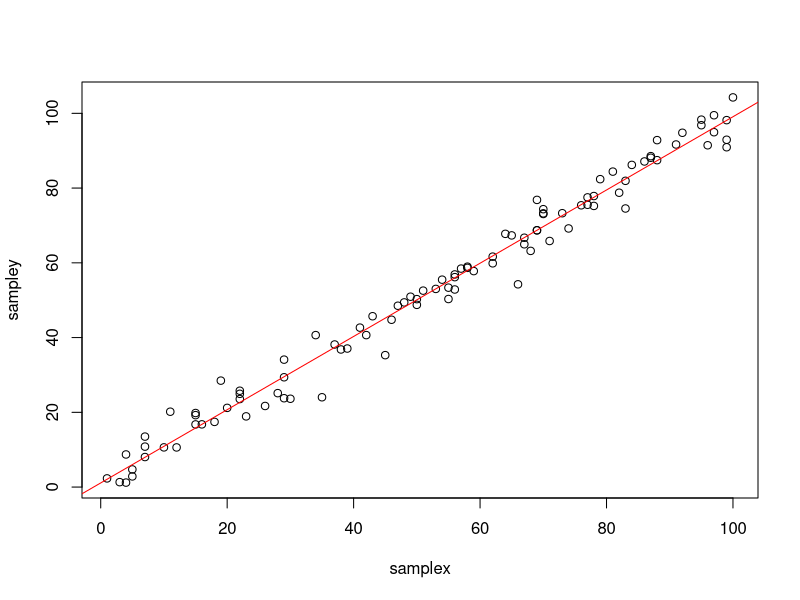

Reproduce this figure in R.
samplex <- sample(1:100, 100, replace = TRUE)

sampley <- samplex + rnorm(100, sd = 4)
mydf <- data.frame(x = samplex, y = sampley)
plot(sampley ~ samplex, data = mydf)
model <- lm(sampley ~ samplex, data = mydf)
abline(model, col = "red")
summary(model)
